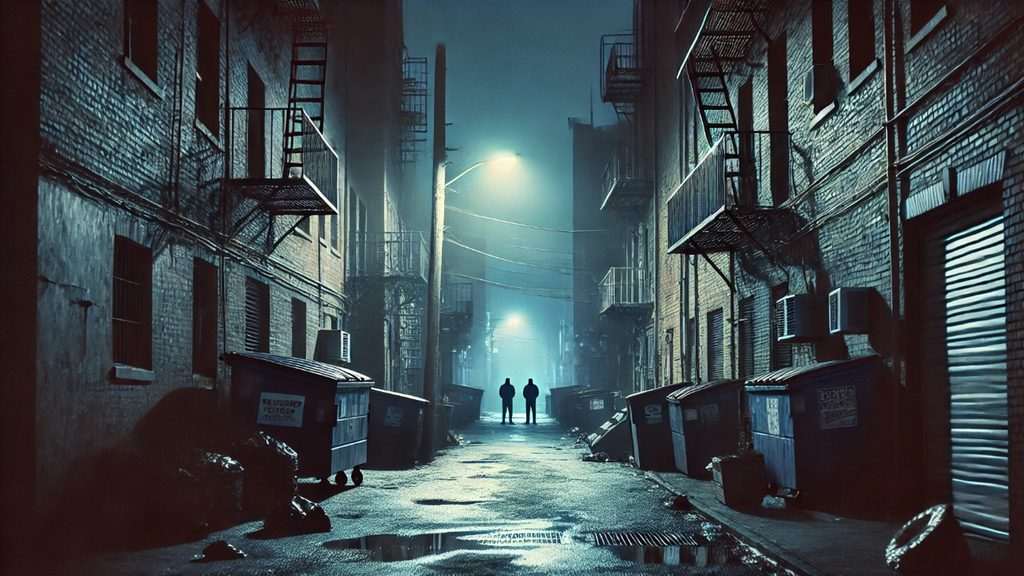
#> input picture images/alley-1024.jpg, 1024 x 576 px
$ python -i build-images.py   (imports and definitions only)
#> lines starting #> are read from the running program, lines starting #| are printed output that depends on the picture
#> further down, picture is the input picture: PIL image 1024x576 RGB; mean R, G, B 63.3, 74.6, 78.6
#!/usr/bin/env python3
"""Build responsive images for the HIT ME pitch page.

Usage:
  python3 scripts/build-images.py              # from originals in images/src/
  python3 scripts/build-images.py --placeholders  # flat stand-ins when originals are missing

Originals go in images/src/ as apartment, office, kitchen, casings, alley (.png or .jpg).
Each is centre-cropped to 16:9 and capped at MAX_W wide, then written to images/ as
<name>-<width>.jpg and .webp at WIDTHS (which must match the srcset values in index.html),
plus images/og.jpg (1200 x 630, from alley) for link previews.
Requires Pillow: pip install pillow
"""
import sys
from pathlib import Path
from PIL import Image, ImageDraw

ROOT = Path(__file__).resolve().parent.parent
SRC = ROOT / "images" / "src"
OUT = ROOT / "images"
NAMES = ["apartment", "office", "kitchen", "casings", "alley"]
MAX_W = 1296  # the supplied images are ~1300 px wide; raise this if larger originals arrive
WIDTHS = [640, 1024, MAX_W]
JPG_Q, WEBP_Q = 82, 78
PANEL = (17, 27, 29)  # #111B1D


# [20 lines left out: functions crop_16x9, write_sizes, not called in this run]


def write_og(img: Image.Image) -> None:
    img = img.convert("RGB")
    target = 1200 / 630
    w, h = img.size
#> w = 1024; h = 576
    if w / h > target:
        nw = round(h * target); box = ((w - nw) // 2, 0, (w - nw) // 2 + nw, h)
    else:
        nh = round(w / target); box = (0, (h - nh) // 2, w, (h - nh) // 2 + nh)
#> after `nh = round(w / target)`: nh = 538
#> after `box = (0, (h - nh) // 2, w, (h - nh) // 2 + nh)`: box = (0, 19, 1024, 557)
    img.crop(box).resize((1200, 630), Image.LANCZOS).save(OUT / "og.jpg", "JPEG", quality=82, optimize=True)
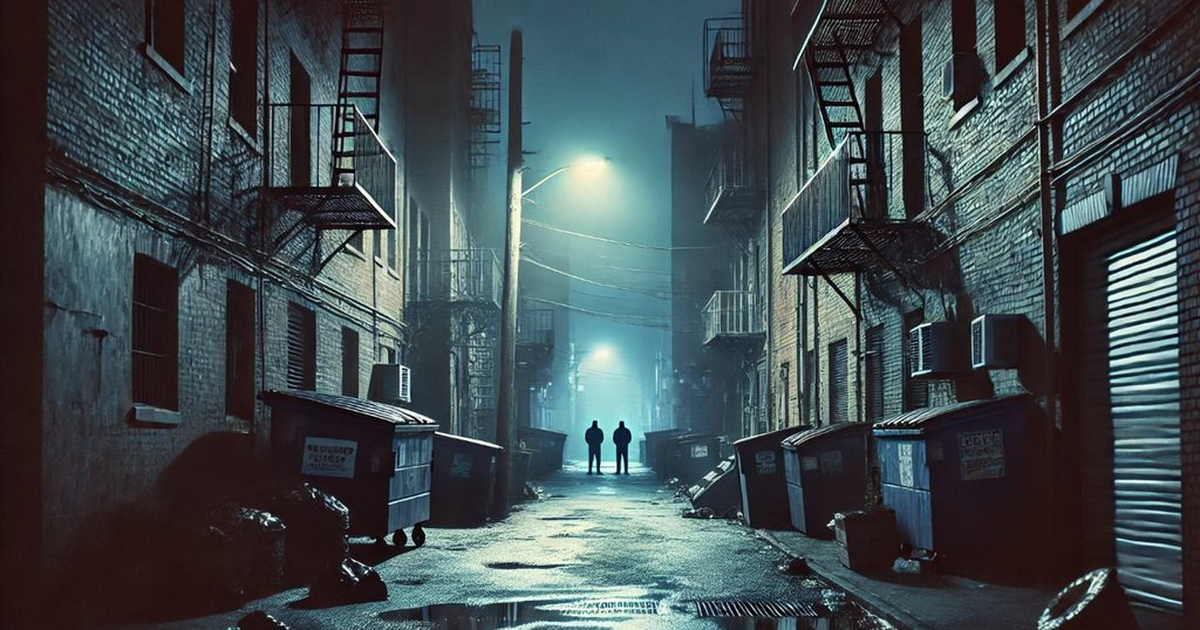
#> saved as og.jpg: PIL image 1200x630 RGB; mean R, G, B 64.3, 76.1, 80
    print("  og.jpg written")


# [27 lines left out: function main, not called in this run]


# [2 lines not run here, left out]

>>> from PIL import Image
>>> picture = Image.open('../images/alley-1024.jpg')
>>> result = write_og(picture)

$ run again, on images/alley-1536.jpg
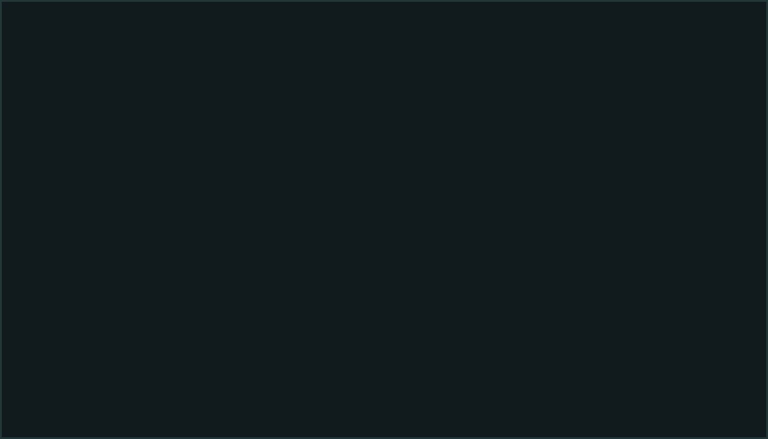
#> input picture images/alley-1536.jpg, 1536 x 878 px (shown at 1/2 size)
#> picture is the input picture: PIL image 1536x878 RGB; mean R, G, B 17.2, 27.3, 29.3
#> in write_og, `img.crop(box).resize((1200, 630), Image.LANCZOS).save(OUT / "og.jpg", ..`:
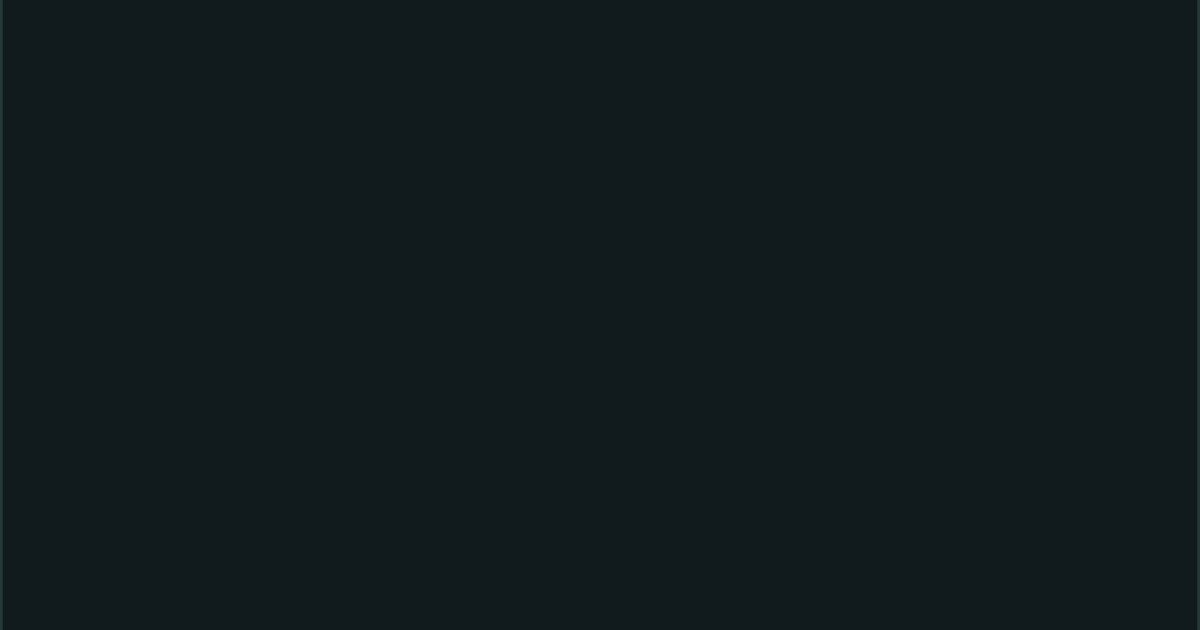
#> saved as og.jpg: PIL image 1200x630 RGB; mean R, G, B 17.1, 27.1, 29.1
